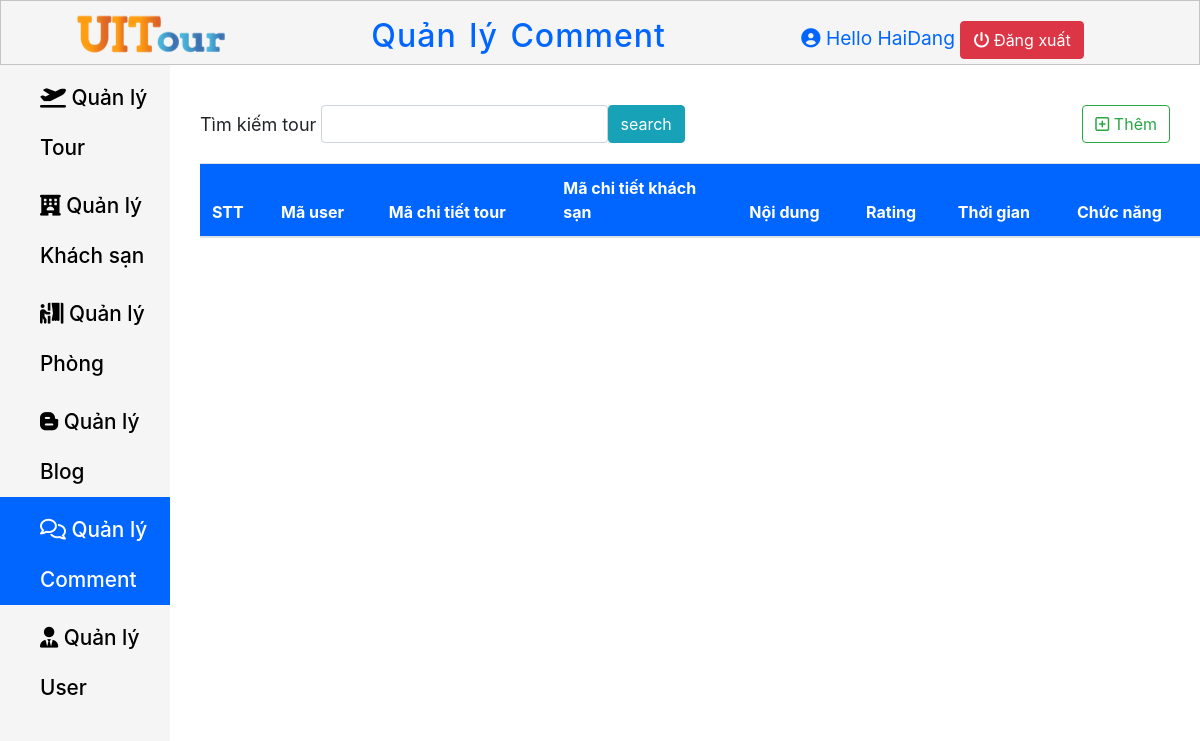
Before: /Page-Admin/QuanLyComment.php with the older database file.
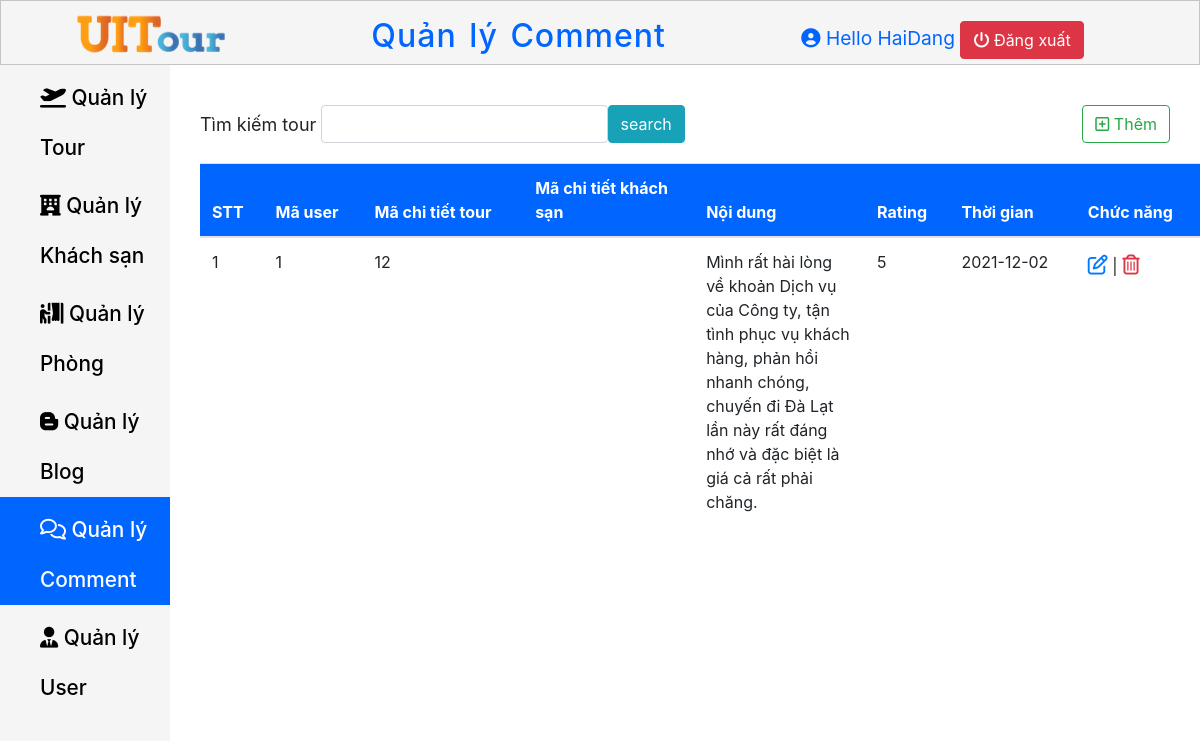
After: the same page with the newer database file.
### tables this page shows
CREATE TABLE `evaluate` (
  `Evaluate_Id` int(11) NOT NULL,
  `User_Id` int(11) NOT NULL,
  `CT_Tour_Id` int(11) DEFAULT NULL,
  `CT_Hotel_Id` int(11) DEFAULT NULL,
  `Content` text NOT NULL,
  `Rating` int(11) DEFAULT NULL,
  `Time` date DEFAULT NULL
);

### Page-Admin/QuanLyComment.php (the view, shortened to what this page needs)
<?php
    $host = "localhost";
    $host_user ="root";
    $host_password = "";
    $database = "ie104.m12";
    $port = "8111";
    $conn = new mysqli($host, $host_user, $host_password, $database, $port);
    if(isset($_POST["search"]))
    {
        $result = $_POST["search"];
        $sql = "SELECT * FROM evaluate WHERE 'User_Id' Like '%$result%'";
    }
    else
        $sql = "SELECT * from evaluate";
    $kq = $conn->query($sql);
?>
<!DOCTYPE html>
<html lang="en">
<head>
    <link rel="stylesheet" href="Navbar.css">
    <link rel="stylesheet" href="Content.css">
    <link rel="stylesheet" href="https://cdn.jsdelivr.net/npm/bootstrap@4.5.3/dist/css/bootstrap.min.css">
    <link rel="stylesheet" href="https://cdnjs.cloudflare.com/ajax/libs/font-awesome/6.0.0-beta3/css/all.min.css" />
</head>
<body>
    <header class="header-container">
        <div class="header-container__logo">
            <a href="../Page-Admin/TrangChu.php">
                <img src="../Trangchu/File/logo_header.png" alt="UITour">
            </a>
        </div>
        <h2 class="header-container__Title">
            Quản lý Comment
        </h2>
        <div class="header-container__profile">
            <i class="fas fa-user-circle"></i>
            <span>Hello HaiDang</span>
            <a href="../Page-Admin/DangNhap.php" class="btn btn-danger"> <i class="fas fa-power-off"></i> Đăng xuất</a>
        </div>
    </header>
    <main class="main">
        <nav class="nav-links">
            <ul class="nav-links__ul">
                <li class="nav-links__li ">
                    <a href="../Page-Admin/QuanLyTour.php" class=" nav-links__a">
                        <i class="fas fa-plane-departure "></i>  Quản lý Tour
                    </a>
                </li>
                <li class="nav-links__li">
                    <a href="../Page-Admin/QuanLyKhachSan.php" class=" nav-links__a">
                        <i class="fas fa-hotel"></i></i>  Quản lý Khách sạn
                    </a>
                </li>
                <li class="nav-links__li">
                    <a href="../Page-Admin/QuanLyPhong.php" class=" nav-links__a">
                        <i class="fas fa-person-booth"></i>  Quản lý Phòng
                    </a>
                </li>
                <li class="nav-links__li ">
                    <a href="../Page-Admin/QuanLyBlog.php" class=" nav-links__a ">
                        <i class="fab fa-blogger-b"></i></i>  Quản lý Blog
                    </a>
                </li>
                <li class="nav-links__li active--css">
                    <a href="../Page-Admin/QuanLyComment.php" class=" nav-links__a active--css">
                        <i class="far fa-comments"></i></i></i>  Quản lý Comment
                    </a>
                </li>
                <li class="nav-links__li " >
                    <a href="../Page-Admin/QuanLyUser.php" class=" nav-links__a ">
                        <i class="fas fa-user-tie"></i></i></i>  Quản lý User
                    </a>
                </li>
            </ul>
        </nav>
        <section>
            <div class="search-create" >
                <form action="" class="col-md-10" method="post">
                    <div class="form-inline col-md-9">
                        <label for="User_Id" class="control-label" style="margin-right: 5px;">Tìm kiếm tour</label>
                        <input type="text" name="search" class="form-control col-md-6">
                        <input type="submit" class="btn btn-info" name="submit" value="search">
                    </div>
                </form>
                <div>
                    <a href="../Page-Admin/ThemCmt.php" class="btn btn-outline-success"><i class="far fa-plus-square"></i> Thêm</a>
                </div>
            </div>
            <div class="table-overflow">
                <table class="table table-hover">
                    <thead>
                        <tr>
                            <th>STT</th>
                            <th>Mã user</th>
                            <th>Mã chi tiết tour</th>
                            <th>Mã chi tiết khách sạn</th>
                            <th>Nội dung</th>
                            <th>Rating</th>
                            <th>Thời gian</th>
                            <th>Chức năng</th>
                        </tr>
                    </thead>
                    <tbody>
                        <?php while($row = $kq->fetch_assoc()) { ?>
                            <tr>
                                <td class="counterCell"></td>
                                <td><?php echo $row["User_Id"] ?></td>
                                <td><?php echo $row["CT_Tour_Id"] ?></td>
                                <td><?php echo $row["CT_Hotel_Id"] ?></td>
                                <td><?php echo $row["Content"] ?></td>
                                <td><?php echo $row["Rating"] ?></td>
                                <td><?php echo $row["Time"] ?></td>
                                <td>
                                    <a  href="../Page-Admin/SuaCmt.php?id=<?php echo $row["Evaluate_Id"] ?>" style="font-size: 20px;" ><i class="far fa-edit"></i></a> |
                                    <a href="../Page-Admin/XoaCmt.php?id=<?php echo $row["Evaluate_Id"] ?>" style="font-size: 20px; " class="text-danger" onclick="return confirm('Bạn chắn chắn xóa chứ?')"><i class="far fa-trash-alt"></i></a>
                                </td>
                            </tr>
                        <?php } ?>
                    </tbody>
                </table>
            </div>
        </section>
    </main>
</body>
</html>

### Page-Admin/Navbar.css (style rules this page uses)
* { margin: 0; padding: 0; box-sizing: border-box; }
body { font-size: 15px; }
html { font-family: Arial, Helvetica, sans-serif; }
.header-container .header-container__logo img { margin-left: 3em; }
.header-container { display: flex; justify-content: space-between; align-items: center; width: 100%; max-height: 65px; position: fixed; top: 0; z-index: 10; background-color: #f5f5f5; border: 1px solid #c4c4c4; }
.header-container .header-container__Title { word-spacing: 3px; letter-spacing: 1px; margin-top: 15px; color: #0066FF; }
.header-container .header-container__profile { font-size: 1.2em; margin-right: 6em; margin-top: 15px; color: #0066FF; }
.main { margin-top: 65px; display: flex; width: 100%; }
.nav-links { width: 300px; height: 1000px; }
.nav-links__li { background-color: #f5f5f5; line-height: 50px; display: block; }
.nav-links__a { text-decoration: none; padding-top: 8px; color: #000; display: block; padding-left: 40px; font-weight: 500; font-size: 1.3em; }
.nav-links__ul { height: 100%; background-color: #f5f5f5; }
.active--css { background-color: #0066FF; color: #fff; }

### Page-Admin/Content.css (style rules this page uses)
* { margin: 0; padding: 0; box-sizing: border-box; }
body { font-size: 15px; max-width: 1500px; overflow-x: auto; }
label { font-size: 18px; }
.search-create { display: flex; width: 1000px; justify-content: space-between; margin-top: 40px; }
table thead tr { position: sticky; top: 0; background-color: #0066FF; color: #fff; }
.table-overflow { width: 1000px; height: 400px; margin-left: 30px; overflow-y: auto; margin-top: 20px; }
.table-overflow th, td { max-width: 150px; word-wrap: break-word; }
table { counter-reset: tableCount; }
.counterCell::before { content: counter(tableCount); counter-increment: tableCount; }

Changed rows visible on the page:
added evaluate: User_Id "1", CT_Tour_Id "12", Content "Mình rất hài lòng về khoản Dịch vụ của Công ty, tận tình phục vụ khách hàng, phản hồi nhanh chóng, chuyến đi Đà Lạt lần này rất đáng nhớ và đặc biệt là giá cả rất phải chăng.", Rating "5", Time "2021-12-02"
